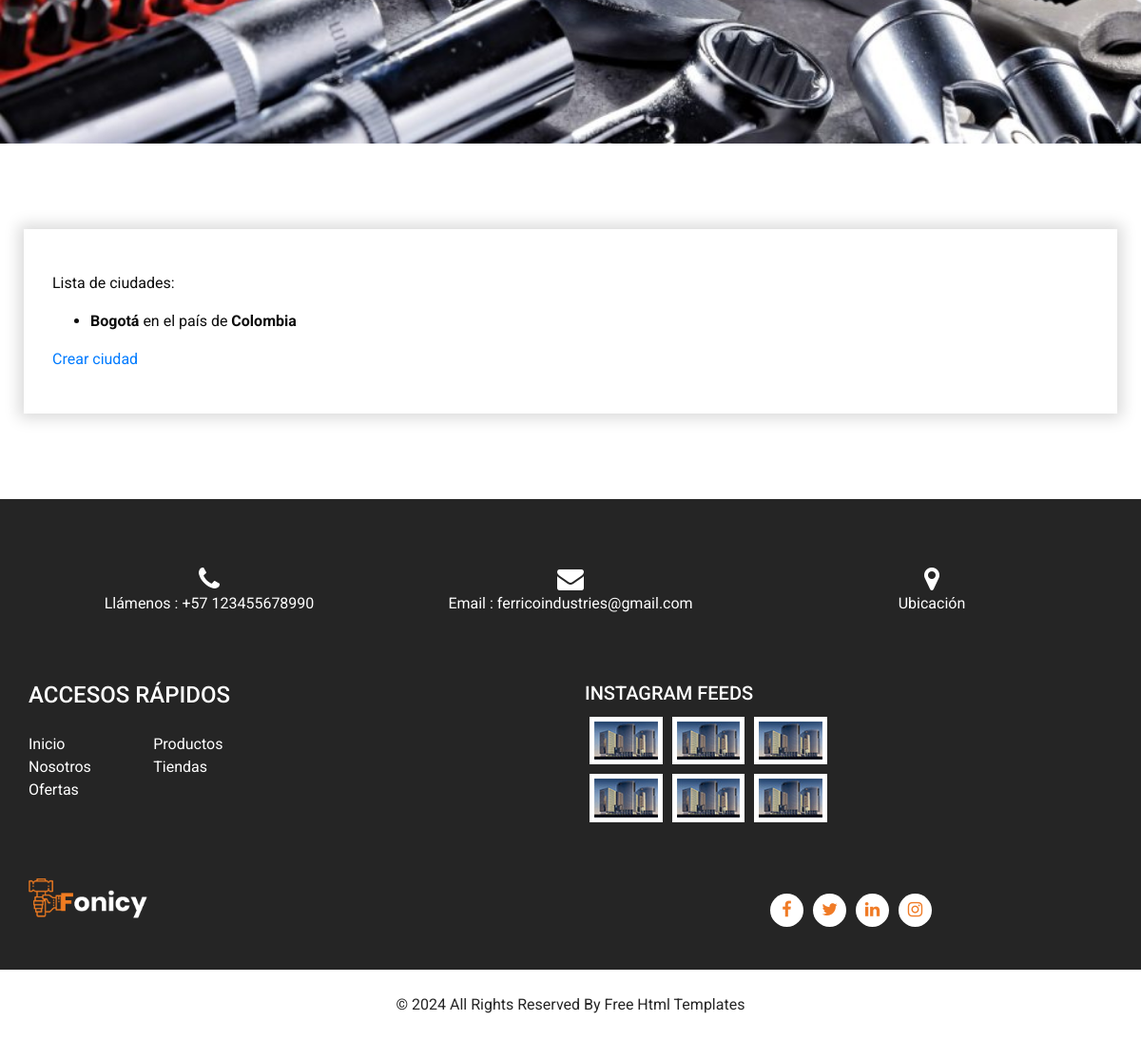
/ferrico/lista-ciudades/ (lower part), run on an earlier commit of the app's database.
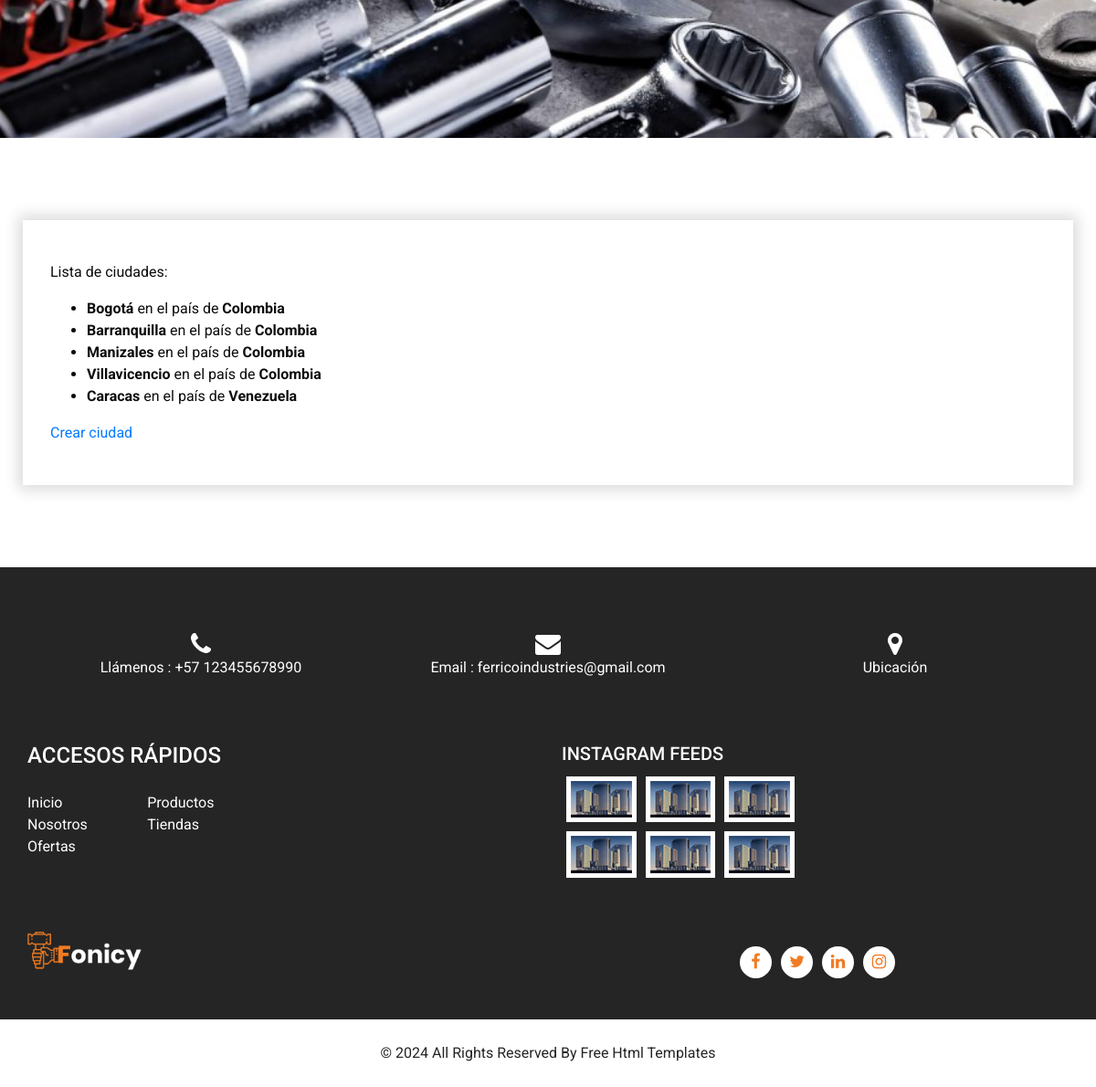
And on a later commit of the database.
### AppPreEntrega3/models.py (models this page shows, shortened)
class Ciudad(models.Model):
    nombre= models.CharField(max_length=40)
    pais = models.CharField(max_length=30)
    class Meta():
        verbose_name_plural='Ciudades'
        unique_together = ('nombre', 'pais')

### AppPreEntrega3/views.py (the view)
# urls.py: path('lista-ciudades/', lista_ciudades, name='ListaCiudades'),
def lista_ciudades(req):
    lista = Ciudad.objects.all()
    return render(req, "lista_ciudades.html", {"lista_ciudades": lista})

### AppPreEntrega3/templates/lista_ciudades.html
{% extends 'padre.html' %}
{% block contenidoQueCambia %}
<p>Lista de ciudades: </p>
    <ul>
        {% for ciudad in lista_ciudades  %}
            <li>
                <a style="font-weight: bold;">{{ciudad.nombre}} </a> en el país de  <a style="font-weight: bold;">{{ciudad.pais}}</a>
            </li>
        {% endfor %}
    </ul>
    <a href="{% url 'CiudadFormulario' %}">Crear ciudad</a>
{% endblock contenidoQueCambia %}

### AppPreEntrega3/templates/padre.html (shortened to what this page needs)
<!DOCTYPE html>
<html>
<head>
    {% load static %}
  <link rel="stylesheet" type="text/css" href="{% static 'css/bootstrap.css' %} " />
  <link rel="stylesheet" type="text/css" href="https://cdnjs.cloudflare.com/ajax/libs/OwlCarousel2/2.3.4/assets/owl.carousel.min.css" />
  <link href="{% static 'css/font-awesome.min.css' %}" rel="stylesheet" />
  <link href="{% static 'css/style.css' %}" rel="stylesheet" />
  <link href="{% static 'css/responsive.css' %}" rel="stylesheet" />
</head>
<body>
  <div class="hero_area">
    <section class="slider_section ">
    </section>
  </div>
  <section class="service_section layout_padding">
    <div class="service_container">
      <div class="container ">
        {% block contenidoQueCambia %}
        {% endblock contenidoQueCambia %}
      </div>
    </div>
  </section>
  <section class="info_section ">
    <div class="container">
      <div class="contact_nav">
        <a href="">
          <i class="fa fa-phone" aria-hidden="true"></i>
          <span>
            Llámenos : +57 123455678990
          </span>
        </a>
        <a href="">
          <i class="fa fa-envelope" aria-hidden="true"></i>
          <span>
            Email : ferricoindustries@gmail.com
          </span>
        </a>
        <a href="">
          <i class="fa fa-map-marker" aria-hidden="true"></i>
          <span>
            Ubicación
          </span>
        </a>
      </div>
      <div class="info_top ">
        <div class="row info_main_row">
          <div class="col-sm-6 col-md-4 col-lg-3">
            <div class="info_links">
              <h4>
                Accesos rápidos
              </h4>
              <div class="info_links_menu">
                <a class="" href="index.html">Inicio <span class="sr-only">(current)</span></a>
                <a class="" href="service.html">Productos</a>
                <a class="" href="about.html"> Nosotros</a>
                <a class="" href="project.html">Tiendas</a>
                <a class="" href="testimonial.html">Ofertas</a>
              </div>
            </div>
          </div>
          <div class="col-sm-6 col-md-4 col-lg-3 mx-auto">
            <div class="info_post">
              <h5>
                INSTAGRAM FEEDS
              </h5>
              <div class="post_box">
                <div class="img-box">
                  <img src="{% static 'images/instagram.jpg' %} " alt="">
                </div>
                <div class="img-box">
                  <img src="{% static 'images/instagram.jpg' %} " alt="">
                </div>
                <div class="img-box">
                  <img src="{% static 'images/instagram.jpg' %} " alt="">
                </div>
                <div class="img-box">
                  <img src="{% static 'images/instagram.jpg' %} " alt="">
                </div>
                <div class="img-box">
                  <img src="{% static 'images/instagram.jpg' %} " alt="">
                </div>
                <div class="img-box">
                  <img src="{% static 'images/instagram.jpg' %} " alt="">
                </div>
              </div>
            </div>
          </div>
        </div>
      </div>
      <div class="info_bottom">
        <div class="row">
          <div class="col-md-2">
            <div class="info_logo">
              <a href="">
                <img src="{% static 'images/logo2.png' %}" alt="">
              </a>
            </div>
          </div>
          <div class="col-md-4 ml-auto">
            <div class="social_box">
              <a href="">
                <i class="fa fa-facebook" aria-hidden="true"></i>
              </a>
              <a href="">
                <i class="fa fa-twitter" aria-hidden="true"></i>
              </a>
              <a href="">
                <i class="fa fa-linkedin" aria-hidden="true"></i>
              </a>
              <a href="">
                <i class="fa fa-instagram" aria-hidden="true"></i>
              </a>
            </div>
          </div>
        </div>
      </div>
    </div>
  </section>
  <footer class="footer_section">
    <div class="container">
      <p>
        &copy; <span id="displayYear"></span> All Rights Reserved By
        <a href="https://html.design/">Free Html Templates</a>
      </p>
    </div>
  </footer>
</body>
</html>

### AppPreEntrega3/static/css/style.css (style rules this page uses)
body { font-family: 'Roboto', sans-serif; color: #0c0c0c; background-color: #ffffff; overflow-x: hidden; }
.layout_padding { padding: 90px 0; }
a, a:hover, a:focus { text-decoration: none; }
.hero_area { position: relative; height: 100vh; display: -webkit-box; display: -ms-flexbox; display: flex; -webkit-box-orient: vertical; -webkit-box-direction: normal; -ms-flex-direction: column; flex-direction: column; }
.slider_section { -webkit-box-flex: 1; -ms-flex: 1; flex: 1; display: -webkit-box; display: -ms-flexbox; display: flex; -webkit-box-align: center; -ms-flex-align: center; align-items: center; background-image: url(../images/slider-bg.jpg); background-size: cover; }
.service_section { position: relative; }
.service_section .service_container { -webkit-box-shadow: 0 0 15px 5px rgba(0, 0, 0, 0.15); box-shadow: 0 0 15px 5px rgba(0, 0, 0, 0.15); padding: 45px 15px; margin: 0 25px; }
.info_section { background-color: #252525; color: #ffffff; padding: 45px 0; }
.info_section .contact_nav { display: -webkit-box; display: -ms-flexbox; display: flex; -webkit-box-pack: center; -ms-flex-pack: center; justify-content: center; padding: 25px 0; text-align: center; }
.info_section .contact_nav a { -webkit-box-flex: 1; -ms-flex: 1; flex: 1; margin: 0; display: -webkit-box; display: -ms-flexbox; display: flex; -webkit-box-orient: vertical; -webkit-box-direction: normal; -ms-flex-direction: column; flex-direction: column; -webkit-box-align: center; -ms-flex-align: center; align-items: center; color: #ffffff; }
.info_section .contact_nav a i { font-size: 28px; }
.info_section .info_top { padding: 45px 0; }
.info_section h4 { text-transform: uppercase; position: relative; margin-bottom: 25px; }
.info_section .info_links .info_links_menu { display: -webkit-box; display: -ms-flexbox; display: flex; -ms-flex-wrap: wrap; flex-wrap: wrap; }
.info_section .info_links .info_links_menu a { color: #ffffff; -ms-flex-preferred-size: 50%; flex-basis: 50%; }
.info_section .info_post .post_box { display: -webkit-box; display: -ms-flexbox; display: flex; -ms-flex-wrap: wrap; flex-wrap: wrap; -webkit-box-align: center; -ms-flex-align: center; align-items: center; }
.info_section .info_post .post_box .img-box { min-width: 45px; max-width: 90px; display: -webkit-box; display: -ms-flexbox; display: flex; -webkit-box-pack: center; -ms-flex-pack: center; justify-content: center; -webkit-box-align: center; -ms-flex-align: center; align-items: center; background-color: #ffffff; -ms-flex-preferred-size: calc(33% - 10px); flex-basis: calc(33% - 10px); padding: 5px; margin: 5px; }
.info_section .info_post .post_box .img-box img { width: 100%; }
.info_section .info_bottom .row { -webkit-box-align: center; -ms-flex-align: center; align-items: center; }
.info_section .info_bottom .info_logo { margin-right: 45px; }
.info_section .info_bottom .info_logo a img { width: 125px; }
.info_section .info_bottom .social_box { width: 100%; display: -webkit-box; display: -ms-flexbox; display: flex; margin-top: 25px; }
.info_section .info_bottom .social_box a { display: -webkit-box; display: -ms-flexbox; display: flex; -webkit-box-pack: center; -ms-flex-pack: center; justify-content: center; -webkit-box-align: center; -ms-flex-align: center; align-items: center; background-color: #ffffff; border-radius: 100%; width: 35px; height: 35px; color: #f07b26; font-size: 18px; margin-right: 10px; }
.footer_section { position: relative; background-color: #ffffff; text-align: center; }
.footer_section p { color: #252525; padding: 25px 0; margin: 0; }
.footer_section p a { color: inherit; }

### AppPreEntrega3/static/css/responsive.css (style rules this page uses)
@media (min-width: 1200px) { .container { max-width: 1170px; } }

What changed in the data, as far as the page shows it:
added Ciudad: nombre "Barranquilla", pais "Colombia"
added Ciudad: nombre "Manizales", pais "Colombia"
added Ciudad: nombre "Villavicencio", pais "Colombia"
added Ciudad: nombre "Caracas", pais "Venezuela"
